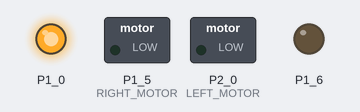
Recording of a sketch running on a simulated TI MSP430 LaunchPad. Parts: switched loads named in the sketch (green lamp = pin HIGH), output pins drawn as LEDs (lit = HIGH).

Above: at 2.1 s.
At 2.7 s:
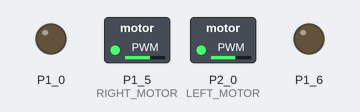
At 17.7 s:
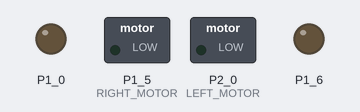
Timing chart, 0 to 19.2 s (numbered marks = the images above):
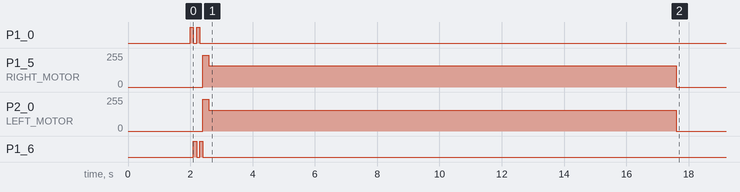

The sketch:

open_loop.ino
```cpp
/*
 * open_loop.ino
 *
 * EE16B Fall 2016
 * John Maidens, Emily Naviasky & Nathaniel Mailoa
 *
 * EE16B Fall 2017
 * Andrew Blatner
 *
 */

#define LEFT_MOTOR                  P2_0
#define RIGHT_MOTOR                 P1_5

#define RUN_TIME                    (15*1000)

unsigned long end_time = 0;

/*---------------------------*/
/*      CODE BLOCK CON1      */
/*---------------------------*/

float theta_left = 0.3739;
float theta_right = 0.4306;
float beta_left = -13.29;
float beta_right = -2.86;
float v_star = 71.2;

// PWM inputs to jolt the car straight
int left_jolt = 240;
int right_jolt = 240;

/*---------------------------*/
/*      CODE BLOCK CON2      */
/*---------------------------*/

float driveStraight_left(float v_star) {
  return (v_star + beta_left) / theta_left;
}

float driveStraight_right(float v_star) {
  return (v_star + beta_right) / theta_right;
}

/*---------------------------*/
/*---------------------------*/
/*---------------------------*/


void setup(void) {
  pinMode(LEFT_MOTOR, OUTPUT);
  pinMode(RIGHT_MOTOR, OUTPUT);
  pinMode(RED_LED, OUTPUT);
  pinMode(GREEN_LED, OUTPUT);

  write_pwm(0, 0); // Turn off motors
  delay(2000); // Wait 2 seconds to put down car
  reset_blinker(); // Blink lights to indicate car is running
  write_pwm(left_jolt, right_jolt); // Jolt motors for 200ms
  delay(200);

  /*---------------------------*/
  /*      CODE BLOCK CON0      */
  /*---------------------------*/

  // Attempt to drive straight using open loop control
  // Compute the PWM input required for each wheel based on v_star
  int left_cur_pwm = driveStraight_left(v_star);
  int right_cur_pwm = driveStraight_right(v_star);
  write_pwm(left_cur_pwm, right_cur_pwm);

  /*---------------------------*/
  /*---------------------------*/
  /*---------------------------*/

  end_time = millis() + RUN_TIME;
}

void loop(void) {
  if (end_time <= millis()) {
    write_pwm(0, 0);
  }
}

/*---------------------------*/
/*     Helper functions      */
/*---------------------------*/

void write_pwm(int pwm_left, int pwm_right) {
  analogWrite(LEFT_MOTOR, (int) min(max(0, pwm_left), 255));
  analogWrite(RIGHT_MOTOR, (int) min(max(0, pwm_right), 255));
}

void reset_blinker(void) {
  digitalWrite(RED_LED, HIGH);
  delay(100);
  digitalWrite(RED_LED, LOW);
  digitalWrite(GREEN_LED, HIGH);
  delay(100);
  digitalWrite(RED_LED, HIGH);
  digitalWrite(GREEN_LED, LOW);
  delay(100);
  digitalWrite(RED_LED, LOW);
  digitalWrite(GREEN_LED, HIGH);
  delay(100);
  digitalWrite(GREEN_LED, LOW);
}
```

Measured:
- by itself, P1_5 (RIGHT_MOTOR): 240/255 → 158/255 at 2.6 s, → 0/255 15.0 s later
- by itself, P2_0 (LEFT_MOTOR): 240/255 → 154/255 at 2.6 s, → 0/255 15.0 s later
